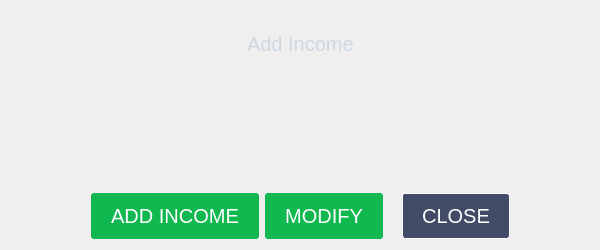
<?xml version="1.0" encoding="UTF-8"?>
<ui version="4.0">
 <class>InAndEx</class>
 <widget class="QWidget" name="InAndEx">
  <property name="geometry">
   <rect>
    <x>0</x>
    <y>0</y>
    <width>600</width>
    <height>250</height>
   </rect>
  </property>
  <property name="windowTitle">
   <string>Form</string>
  </property>
  <layout class="QVBoxLayout" name="verticalLayout_2">
   <item>
    <layout class="QHBoxLayout" name="horizontalLayout_2">
     <item>
      <spacer name="horizontalSpacer_3">
       <property name="orientation">
        <enum>Qt::Horizontal</enum>
       </property>
       <property name="sizeHint" stdset="0">
        <size>
         <width>40</width>
         <height>20</height>
        </size>
       </property>
      </spacer>
     </item>
     <item>
      <widget class="QLabel" name="title">
       <property name="styleSheet">
        <string notr="true">color: #CED8E2; 
font: 20px;</string>
       </property>
       <property name="text">
        <string>Add Income</string>
       </property>
      </widget>
     </item>
     <item>
      <spacer name="horizontalSpacer_4">
       <property name="orientation">
        <enum>Qt::Horizontal</enum>
       </property>
       <property name="sizeHint" stdset="0">
        <size>
         <width>40</width>
         <height>20</height>
        </size>
       </property>
      </spacer>
     </item>
    </layout>
   </item>
   <item>
    <layout class="QVBoxLayout" name="verticalLayout">
     <item>
      <layout class="QHBoxLayout" name="lineEditLayout">
       <item>
        <spacer name="horizontalSpacer_7">
         <property name="orientation">
          <enum>Qt::Horizontal</enum>
         </property>
         <property name="sizeHint" stdset="0">
          <size>
           <width>40</width>
           <height>20</height>
          </size>
         </property>
        </spacer>
       </item>
      </layout>
     </item>
     <item>
      <layout class="QHBoxLayout" name="horizontalLayout_4">
       <item>
        <spacer name="horizontalSpacer_5">
         <property name="orientation">
          <enum>Qt::Horizontal</enum>
         </property>
         <property name="sizeType">
          <enum>QSizePolicy::Expanding</enum>
         </property>
         <property name="sizeHint" stdset="0">
          <size>
           <width>40</width>
           <height>1</height>
          </size>
         </property>
        </spacer>
       </item>
       <item>
        <widget class="QWidget" name="lineWidget" native="true">
         <property name="baseSize">
          <size>
           <width>0</width>
           <height>0</height>
          </size>
         </property>
         <property name="styleSheet">
          <string notr="true">background-color: #BFC6D6;</string>
         </property>
        </widget>
       </item>
       <item>
        <spacer name="horizontalSpacer_6">
         <property name="orientation">
          <enum>Qt::Horizontal</enum>
         </property>
         <property name="sizeType">
          <enum>QSizePolicy::Expanding</enum>
         </property>
         <property name="sizeHint" stdset="0">
          <size>
           <width>40</width>
           <height>1</height>
          </size>
         </property>
        </spacer>
       </item>
      </layout>
     </item>
    </layout>
   </item>
   <item>
    <spacer name="verticalSpacer">
     <property name="orientation">
      <enum>Qt::Vertical</enum>
     </property>
     <property name="sizeType">
      <enum>QSizePolicy::Fixed</enum>
     </property>
     <property name="sizeHint" stdset="0">
      <size>
       <width>20</width>
       <height>40</height>
      </size>
     </property>
    </spacer>
   </item>
   <item>
    <layout class="QHBoxLayout" name="horizontalLayout" stretch="0,0,0,0,0,0">
     <item>
      <spacer name="horizontalSpacer">
       <property name="orientation">
        <enum>Qt::Horizontal</enum>
       </property>
       <property name="sizeHint" stdset="0">
        <size>
         <width>40</width>
         <height>20</height>
        </size>
       </property>
      </spacer>
     </item>
     <item>
      <widget class="QPushButton" name="addButton">
       <property name="styleSheet">
        <string notr="true">#addButton {
background-color: #11B850; 
border: 0px; 
padding: 11px 20px; 
font: 20px; 
color: white; 
border-radius: 3px; }

#addButton:hover { background-color: #0A863D; }

#addButton:pressed { background-color: #0A863D; }</string>
       </property>
       <property name="text">
        <string>ADD INCOME</string>
       </property>
      </widget>
     </item>
     <item>
      <widget class="QPushButton" name="modifyButton">
       <property name="styleSheet">
        <string notr="true">#modifyButton {
background-color: #11B850; 
border: 0px; 
padding: 11px 20px; 
font: 20px; 
color: white; 
border-radius: 3px; }

#modifyButton:hover { background-color: #0A863D; }

#modifyButton:pressed { background-color: #0A863D; }</string>
       </property>
       <property name="text">
        <string>MODIFY</string>
       </property>
      </widget>
     </item>
     <item>
      <widget class="QLabel" name="label_2">
       <property name="text">
        <string/>
       </property>
      </widget>
     </item>
     <item>
      <widget class="QPushButton" name="closeButton">
       <property name="styleSheet">
        <string notr="true">#closeButton {
background-color: #414B66; 
border: 1px solid white; 
padding: 10px 19px; 
font: 20px; 
color: white; 
border-radius: 3px; }

#closeButton:hover { background-color: #565D79; }

#closeButton:pressed { background-color: #565D79; }</string>
       </property>
       <property name="text">
        <string>CLOSE</string>
       </property>
      </widget>
     </item>
     <item>
      <spacer name="horizontalSpacer_2">
       <property name="orientation">
        <enum>Qt::Horizontal</enum>
       </property>
       <property name="sizeHint" stdset="0">
        <size>
         <width>40</width>
         <height>20</height>
        </size>
       </property>
      </spacer>
     </item>
    </layout>
   </item>
  </layout>
 </widget>
 <resources/>
 <connections/>
</ui>
